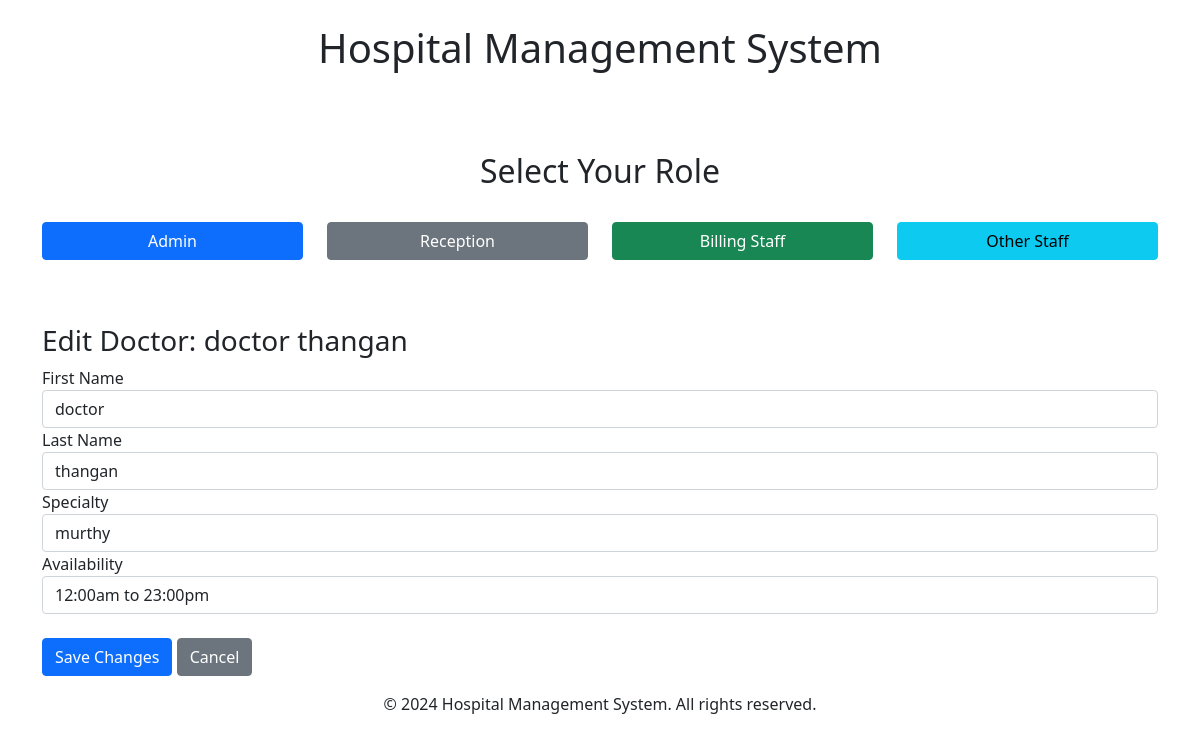
Screenshot of /edit_doctor/2/ with the database file from the repository.
### main_app/models.py (models this page shows, shortened)
class Doctor(models.Model):
    first_name = models.CharField(max_length=100)
    last_name = models.CharField(max_length=100)
    specialty = models.CharField(max_length=100)
    availability = models.CharField(max_length=200)
    created_at = models.DateTimeField(auto_now_add=True)
    updated_at = models.DateTimeField(auto_now=True)

### main_app/views.py (the view, shortened to what this page needs)
# urls.py: path('edit_doctor/<int:doctor_id>/', views.edit_doctor, name='edit_doctor'),
def edit_doctor(request, doctor_id):
    doctor = get_object_or_404(Doctor, id=doctor_id)
    return render(request, 'admin/edit_doctor.html', {'doctor': doctor})

### templates/admin/edit_doctor.html (shortened to what this page needs)
{% extends 'base.html' %}
{% block content %}
    <div class="container mt-5">
        <h3>Edit Doctor: {{ doctor.first_name }} {{ doctor.last_name }}</h3>
        <form method="POST">
            <div class="form-group">
                <label for="first_name">First Name</label>
                <input type="text" class="form-control" id="first_name" name="first_name" value="{{ doctor.first_name }}" required>
            </div>
            <div class="form-group">
                <label for="last_name">Last Name</label>
                <input type="text" class="form-control" id="last_name" name="last_name" value="{{ doctor.last_name }}" required>
            </div>
            <div class="form-group">
                <label for="specialty">Specialty</label>
                <input type="text" class="form-control" id="specialty" name="specialty" value="{{ doctor.specialty }}" required>
            </div>
            <div class="form-group">
                <label for="availability">Availability</label>
                <input type="text" class="form-control" id="availability" name="availability" value="{{ doctor.availability }}" required>
            </div>
            <div class="form-group mt-4">
                <button type="submit" class="btn btn-primary">Save Changes</button>
                <a href="{% url 'doctor_list' %}" class="btn btn-secondary">Cancel</a>
            </div>
        </form>
    </div>
{% endblock %}

### rows the page displays
Doctor: first_name "doctor", last_name "thangan", specialty "murthy", availability "12:00am to 23:00pm"
